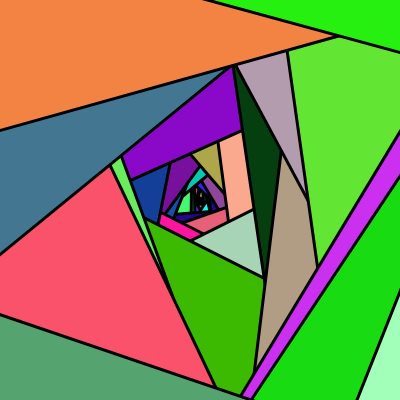
Frame 1 (no input)
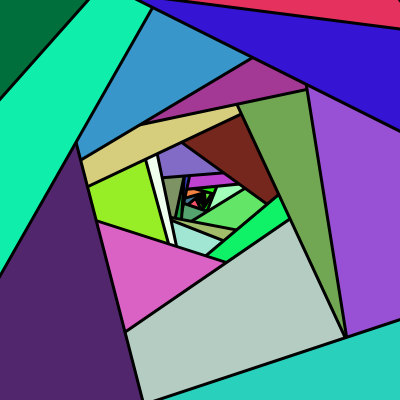
Frame 60 (no input)
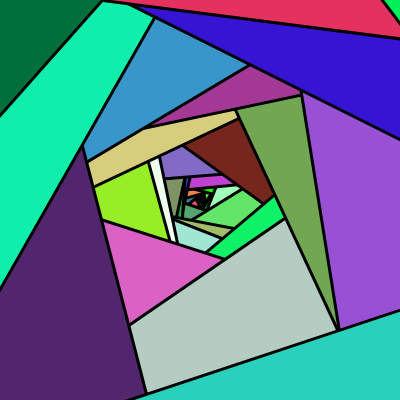
Frame 120 (the mouse pressed at the canvas centre since frame 60)

The p5.js sketch that drew these frames (run headless with seeded random() and noise() and a simulated clock; from frame 60 on, the mouse is pressed at the canvas centre):

// p5.js sketch
// ── sketch.js
/*
 * Genuary 2025 Day 2
 * Layers upon layers upon layers.
 *
 * Logan Pipes
 */

let width = 400;
let num_layers_init = 50;
let thickness = 3;
let scaling_const_min = 0.95;
let scaling_const_max = 1.05;
let scaling_const;
let layers;

function setup() {
    createCanvas(width, width);
    background(255);
    strokeWeight(thickness);
    scaling_const = 1.01;
    layers = [];

    let root = Math.pow(width, 1/num_layers_init);

    for (let layer = 0; layer < num_layers_init; layer++) {
        let p = p5.Vector.random2D();
        let dist = Math.pow(root, layer);
        p.setMag(dist);

        let pair = {
            vec: p,
            color: randomColor()
        };
        layers.push(pair);
    }
}

function draw() {
    translate(width/2, width/2);

    let delta = scaling_const_max - scaling_const_min;
    let percentage = min(max(0.0, mouseX/width), 1.0);
    scaling_const = scaling_const_min + delta*percentage;

    layers.sort((a, b) => a.vec.mag() - b.vec.mag());
    for (let layer = 0; layer < layers.length; layer++) {
        let p = layers[layer].vec;
        fill(layers[layer].color);
        edge(p);

        p.mult(scaling_const);
        if (scaling_const > 1 && p.mag() > width) {
            let new_point = p5.Vector.random2D();
            new_point.setMag(random());
            let new_color = randomColor();
            layers[layer].vec = new_point;
            layers[layer].color = new_color;
        } else if (scaling_const < 1 && p.mag() < 1) {
            let new_point = p5.Vector.random2D();
            new_point.setMag(width + random());
            let new_color = randomColor();
            layers[layer].vec = new_point;
            layers[layer].color = new_color;
        }
    }
}

function edge(p) {
    let unit = p5.Vector.normalize(p);
    let normal_1 = p5.Vector.rotate(unit, HALF_PI);
    let normal_2 = p5.Vector.rotate(unit, -HALF_PI);
    let e = unit.copy();
    normal_1.setMag(width);
    normal_2.setMag(width);
    e.setMag(2*width);

    let c1 = p5.Vector.add(p, normal_1);
    let c2 = p5.Vector.add(p, normal_2);
    let c3 = p5.Vector.add(c2, e);
    let c4 = p5.Vector.add(c1, e);
    quad(c1.x, c1.y, c2.x, c2.y, c3.x, c3.y, c4.x, c4.y);
}

function randomColor() {
    let r = random(255);
    let g = random(255);
    let b = random(255);
    return color(r, g, b);
}
